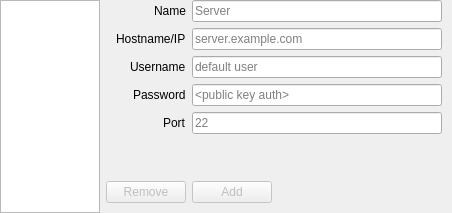
<?xml version="1.0" encoding="UTF-8"?>
<ui version="4.0">
 <class>WKB::widgets::HostSettings</class>
 <widget class="QWidget" name="WKB::widgets::HostSettings">
  <property name="geometry">
   <rect>
    <x>0</x>
    <y>0</y>
    <width>452</width>
    <height>213</height>
   </rect>
  </property>
  <property name="sizePolicy">
   <sizepolicy hsizetype="Expanding" vsizetype="Preferred">
    <horstretch>0</horstretch>
    <verstretch>0</verstretch>
   </sizepolicy>
  </property>
  <property name="minimumSize">
   <size>
    <width>381</width>
    <height>160</height>
   </size>
  </property>
  <property name="windowTitle">
   <string>Form</string>
  </property>
  <property name="styleSheet">
   <string notr="true"/>
  </property>
  <property name="locale">
   <locale language="English" country="UnitedStates"/>
  </property>
  <layout class="QHBoxLayout" name="horizontalLayout">
   <property name="sizeConstraint">
    <enum>QLayout::SetMinimumSize</enum>
   </property>
   <property name="leftMargin">
    <number>0</number>
   </property>
   <property name="topMargin">
    <number>0</number>
   </property>
   <property name="rightMargin">
    <number>0</number>
   </property>
   <property name="bottomMargin">
    <number>0</number>
   </property>
   <item>
    <widget class="QListView" name="ServerlistView">
     <property name="sizePolicy">
      <sizepolicy hsizetype="Minimum" vsizetype="Expanding">
       <horstretch>0</horstretch>
       <verstretch>0</verstretch>
      </sizepolicy>
     </property>
     <property name="minimumSize">
      <size>
       <width>100</width>
       <height>0</height>
      </size>
     </property>
     <property name="maximumSize">
      <size>
       <width>100</width>
       <height>16777215</height>
      </size>
     </property>
     <property name="styleSheet">
      <string notr="true">background = rgb(0,0,0)</string>
     </property>
    </widget>
   </item>
   <item>
    <layout class="QFormLayout" name="formLayout">
     <property name="fieldGrowthPolicy">
      <enum>QFormLayout::ExpandingFieldsGrow</enum>
     </property>
     <property name="labelAlignment">
      <set>Qt::AlignRight|Qt::AlignTop|Qt::AlignTrailing</set>
     </property>
     <property name="formAlignment">
      <set>Qt::AlignLeading|Qt::AlignLeft|Qt::AlignTop</set>
     </property>
     <property name="rightMargin">
      <number>10</number>
     </property>
     <property name="bottomMargin">
      <number>10</number>
     </property>
     <item row="0" column="0">
      <widget class="QLabel" name="label_4">
       <property name="text">
        <string>Name</string>
       </property>
      </widget>
     </item>
     <item row="0" column="1">
      <widget class="QLineEdit" name="ServerName">
       <property name="sizePolicy">
        <sizepolicy hsizetype="Expanding" vsizetype="Fixed">
         <horstretch>0</horstretch>
         <verstretch>0</verstretch>
        </sizepolicy>
       </property>
       <property name="styleSheet">
        <string notr="true">background = rgb(0,0,0)</string>
       </property>
       <property name="inputMask">
        <string/>
       </property>
       <property name="text">
        <string/>
       </property>
       <property name="maxLength">
        <number>32767</number>
       </property>
       <property name="placeholderText">
        <string>Server</string>
       </property>
       <property name="clearButtonEnabled">
        <bool>false</bool>
       </property>
      </widget>
     </item>
     <item row="1" column="0">
      <widget class="QLabel" name="label">
       <property name="text">
        <string>Hostname/IP</string>
       </property>
      </widget>
     </item>
     <item row="1" column="1">
      <widget class="QLineEdit" name="Hostname">
       <property name="styleSheet">
        <string notr="true">background = rgb(255,255,255)</string>
       </property>
       <property name="placeholderText">
        <string notr="true">server.example.com</string>
       </property>
      </widget>
     </item>
     <item row="3" column="0">
      <widget class="QLabel" name="label_2">
       <property name="text">
        <string>Password</string>
       </property>
      </widget>
     </item>
     <item row="3" column="1">
      <widget class="QLineEdit" name="Password">
       <property name="styleSheet">
        <string notr="true">background = rgb(0,0,0)</string>
       </property>
       <property name="inputMask">
        <string/>
       </property>
       <property name="text">
        <string extracomment="If left empty public key auth is used"/>
       </property>
       <property name="placeholderText">
        <string>&lt;public key auth&gt;</string>
       </property>
      </widget>
     </item>
     <item row="5" column="0">
      <widget class="QLabel" name="label_3">
       <property name="text">
        <string>Port</string>
       </property>
      </widget>
     </item>
     <item row="5" column="1">
      <widget class="QLineEdit" name="Port">
       <property name="styleSheet">
        <string notr="true">background = rgb(0,0,0)</string>
       </property>
       <property name="inputMask">
        <string>d00000</string>
       </property>
       <property name="text">
        <string notr="true"/>
       </property>
       <property name="placeholderText">
        <string notr="true">22</string>
       </property>
      </widget>
     </item>
     <item row="6" column="0">
      <spacer name="verticalSpacer">
       <property name="orientation">
        <enum>Qt::Vertical</enum>
       </property>
       <property name="sizeHint" stdset="0">
        <size>
         <width>20</width>
         <height>40</height>
        </size>
       </property>
      </spacer>
     </item>
     <item row="7" column="0">
      <widget class="QPushButton" name="removeButton">
       <property name="enabled">
        <bool>false</bool>
       </property>
       <property name="sizePolicy">
        <sizepolicy hsizetype="Minimum" vsizetype="Minimum">
         <horstretch>0</horstretch>
         <verstretch>0</verstretch>
        </sizepolicy>
       </property>
       <property name="styleSheet">
        <string notr="true">background = rgb(0,0,0)</string>
       </property>
       <property name="text">
        <string>Remove</string>
       </property>
       <property name="checkable">
        <bool>false</bool>
       </property>
       <property name="flat">
        <bool>false</bool>
       </property>
      </widget>
     </item>
     <item row="7" column="1">
      <widget class="QPushButton" name="OkButton">
       <property name="enabled">
        <bool>false</bool>
       </property>
       <property name="sizePolicy">
        <sizepolicy hsizetype="Fixed" vsizetype="Minimum">
         <horstretch>0</horstretch>
         <verstretch>0</verstretch>
        </sizepolicy>
       </property>
       <property name="minimumSize">
        <size>
         <width>0</width>
         <height>0</height>
        </size>
       </property>
       <property name="layoutDirection">
        <enum>Qt::RightToLeft</enum>
       </property>
       <property name="styleSheet">
        <string notr="true">background = rgb(0,0,0)</string>
       </property>
       <property name="locale">
        <locale language="English" country="UnitedStates"/>
       </property>
       <property name="text">
        <string>Add</string>
       </property>
       <property name="checkable">
        <bool>false</bool>
       </property>
       <property name="autoDefault">
        <bool>true</bool>
       </property>
       <property name="default">
        <bool>true</bool>
       </property>
       <property name="flat">
        <bool>false</bool>
       </property>
      </widget>
     </item>
     <item row="2" column="1">
      <widget class="QLineEdit" name="Username">
       <property name="placeholderText">
        <string>default user</string>
       </property>
      </widget>
     </item>
     <item row="2" column="0">
      <widget class="QLabel" name="label_5">
       <property name="text">
        <string>Username</string>
       </property>
      </widget>
     </item>
    </layout>
   </item>
  </layout>
 </widget>
 <tabstops>
  <tabstop>ServerName</tabstop>
  <tabstop>Hostname</tabstop>
  <tabstop>Username</tabstop>
  <tabstop>Password</tabstop>
  <tabstop>Port</tabstop>
  <tabstop>OkButton</tabstop>
  <tabstop>removeButton</tabstop>
  <tabstop>ServerlistView</tabstop>
 </tabstops>
 <resources/>
 <connections/>
</ui>
